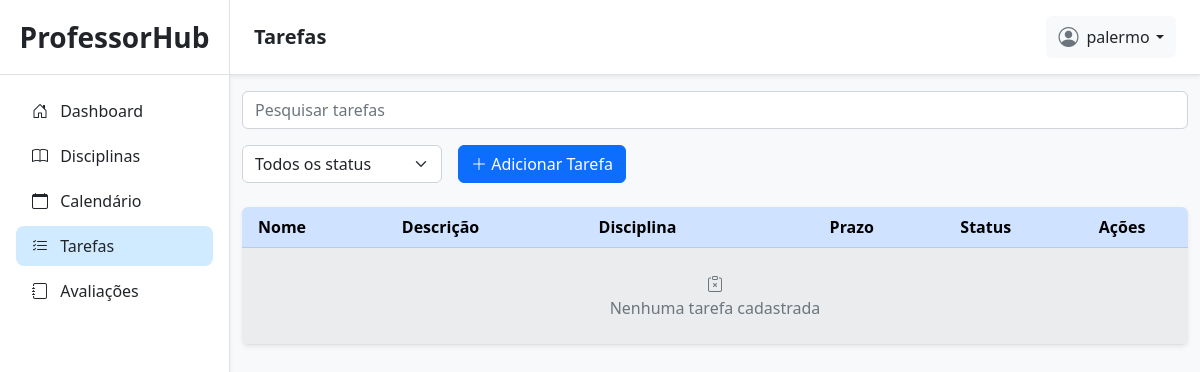
Before: /tarefas/ (signed in) with the older database file.
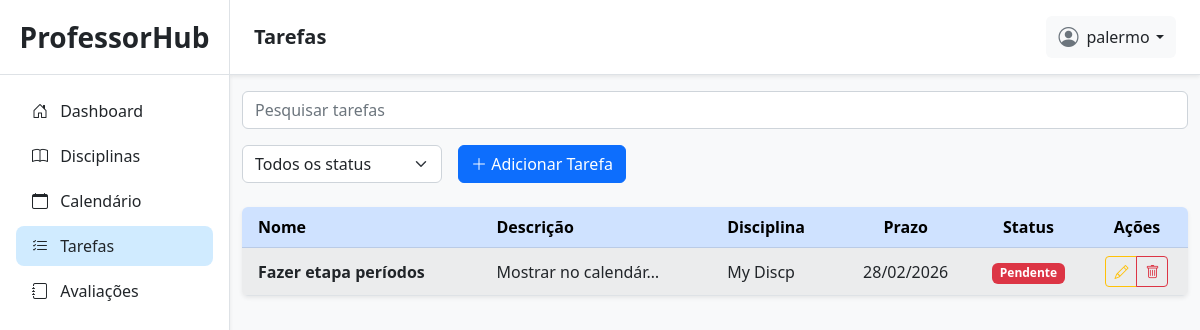
After: the same page with the newer database file.
### planner/models.py (models this page shows, shortened)
class Tarefa(models.Model):
    STATUS_CHOICES = [
        ('criada', 'Criada'),
        ('em_andamento', 'Em andamento'),
        ('pendente', 'Pendente'),
        ('concluida', 'Concluída'),
    ]
    nome = models.CharField(max_length=50, default='')
    disciplina = models.ForeignKey(Disciplina, on_delete=models.CASCADE, related_name='tarefas')
    plano_aula = models.ForeignKey(PlanoAula, on_delete=models.CASCADE, related_name='tarefas', null=True, blank=True)
    descricao = models.TextField()
    prazo = models.DateField()
    status = models.CharField(max_length=50, choices=STATUS_CHOICES, default='criada')
    def atualizar_para_pendente_se_expirou(self):
        agora = timezone.localdate()
        if self.status != 'pendente' and agora > self.prazo:
            self.status = 'pendente'
            self.save(update_fields=['status'])

class Disciplina(models.Model):
    PERIODO = [
        ('semestral', 'semestral'),
        ('anual', 'anual'),
    ]
    user = models.ForeignKey(User, on_delete=models.CASCADE, related_name='disciplinas')
    calendario = models.ForeignKey(CalendarioLetivo, on_delete=models.CASCADE, related_name='disciplinas')
    nome = models.CharField(max_length=100)
    periodo = models.CharField(max_length=20, choices=PERIODO)
    carga_horaria = models.PositiveIntegerField()
    aviso = models.CharField(max_length=100, default='')
    def __str__(self):
        return self.nome

### planner/views.py (the view, shortened to what this page needs)
# urls.py: path('tarefas/', tarefas_view, name='tarefas'),
@login_required(login_url='/login/')
def tarefas_view(request):
    tarefas = Tarefa.objects.filter(disciplina__user=request.user).order_by('prazo')
    for t in tarefas: t.atualizar_para_pendente_se_expirou()
    disciplinas = Disciplina.objects.filter(user=request.user)
    planos = PlanoAula.objects.filter(disciplina__user=request.user)
    form = TarefaForm()
    return render(request, 'planner/tarefas/tarefas.html', {
        'disciplinas': disciplinas,
        'tarefas': tarefas,
        'planos': planos,
        'form': form,
    })

### planner/forms.py
class TarefaForm(forms.ModelForm):
    class Meta:
        model = Tarefa
        fields = ['disciplina', 'nome', 'descricao', 'prazo']
        widgets = {
            'prazo': forms.DateInput(attrs={
                'type': 'date',
                'class': 'form-control'
            })
        }

### planner/templates/planner/tarefas/tarefas.html (shortened to what the changed rows need)
{% extends 'planner/base.html' %}
{% load static %}
{% block content %}
<div class="container mt-3">
    <div class="table-responsive mt-4 shadow-sm rounded">
        <table class="table table-striped table-hover mb-0">
            <thead class="table-primary text-center align-middle">
                <tr>
                    <th scope="col" class="text-start ps-3">Nome</th>
                    <th scope="col" class="d-none d-sm-table-cell text-start">Descrição</th>
                    <th scope="col" class="d-none d-sm-table-cell text-start">Disciplina</th>
                    <th scope="col">Prazo</th>
                    <th scope="col">Status</th>
                    <th scope="col">Ações</th>
                </tr>
            </thead>
            <tbody id="tbodyTarefas" class="align-middle">
                {% for tarefa in tarefas %}
                <tr>
                    <td class="text-start fw-semibold ps-3">{{ tarefa.nome }}</td>
                    <td class="d-none d-sm-table-cell text-start" title="{{ tarefa.descricao }}">
                        {{ tarefa.descricao|truncatechars:20 }}
                    </td>
                    <td class="d-none d-sm-table-cell text-start">{{ tarefa.disciplina }}</td>
                    <td class="text-center">{{ tarefa.prazo|date:'d/m/Y' }}</td>
                    <td class="text-center">
                        {% if tarefa.get_status_display == 'Criada' %}
                        <span class="badge bg-info text-dark">{{ tarefa.get_status_display }}</span>
                        {% elif tarefa.get_status_display == 'Em andamento' %}
                        <span class="badge bg-warning text-dark">{{ tarefa.get_status_display }}</span>
                        {% elif tarefa.get_status_display == 'Pendente' %}
                        <span class="badge bg-danger">{{ tarefa.get_status_display }}</span>
                        {% elif tarefa.get_status_display == 'Concluída' %}
                        <span class="badge bg-success">{{ tarefa.get_status_display }}</span>
                        {% endif %}
                    </td>
                    <td class="text-center">
                        <div class="btn-group btn-group-sm" role="group">
                            <button
                                class="btn btn-outline-warning"
                                data-bs-toggle="modal"
                                data-bs-target="#modal_edit"
                                id="btn_edit_{{ tarefa.id }}"
                                data-id="{{ tarefa.id }}"
                                data-nome="{{ tarefa.nome }}"
                                data-descricao="{{ tarefa.descricao }}"
                                data-disciplina="{{ tarefa.disciplina.id }}"
                                data-plano-aula="{{ tarefa.plano_aula.id }}"
                                data-prazo="{{ tarefa.prazo|date:'Y-m-d' }}"
                                data-status="{{ tarefa.status }}"
                                title="Editar tarefa"
                            >
                                <i class="bi bi-pencil"></i>
                            </button>
                            <button
                                class="btn btn-outline-danger"
                                data-id="{{ tarefa.id }}"
                                data-nome="{{ tarefa.nome }}"
                                data-bs-toggle="modal"
                                data-bs-target="#modal_delete"
                                title="Excluir tarefa"
                            >
                                <i class="bi bi-trash"></i>
                            </button>
                        </div>
                    </td>
                </tr>
                {% empty %}
                <tr>
                    <td colspan="6" class="text-center text-muted py-4">
                        <i class="bi bi-clipboard-x"></i><br>
                        Nenhuma tarefa cadastrada
                    </td>
                </tr>
                {% endfor %}
            </tbody>
        </table>
    </div>
{% endblock %}

Changed rows visible on the page:
added Tarefa: nome "Fazer etapa períodos", descricao "Mostrar no calendár…", disciplina "My Discp", prazo "28/02/2026", status "Pendente"
Other visible differences:
text no longer shown: "Nenhuma tarefa cadastrada"
